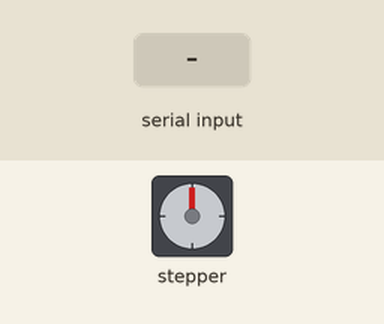
Bench run of a sketch on a simulated Arduino Uno, built with avr-gcc and run on an emulated ATmega328P. On the bench: stepper motor. The inputs (shaded band) are chosen by the test bench. Stepper angles assume 400 steps per turn; what the sketch prints to the serial monitor is not drawn.

Above: at 1.2 s.
1.3 s: byte 30 received over Serial
At 1.8 s:
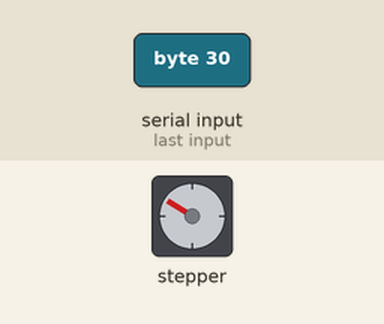
2.8 s: byte 90 received over Serial
At 4.0 s:
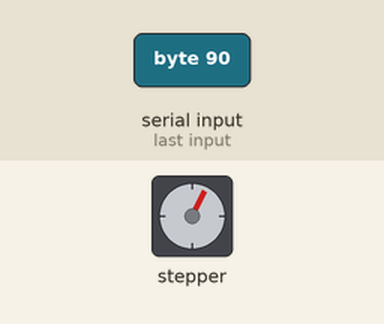
4.3 s: byte 120 received over Serial
At 5.2 s:
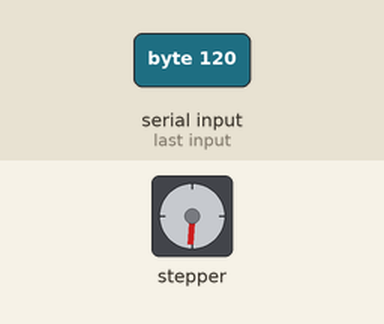
5.8 s: byte 30 received over Serial
At 6.4 s:
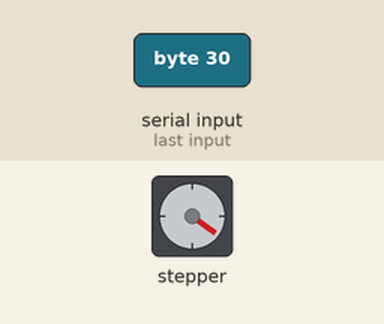
7.3 s: byte 90 received over Serial
At 8.5 s:
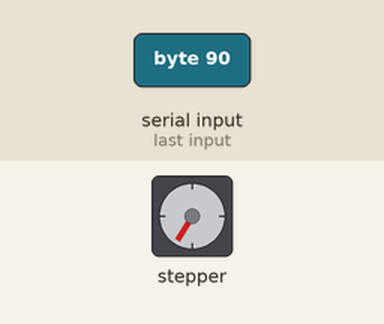
8.8 s: byte 120 received over Serial
At 9.9 s:
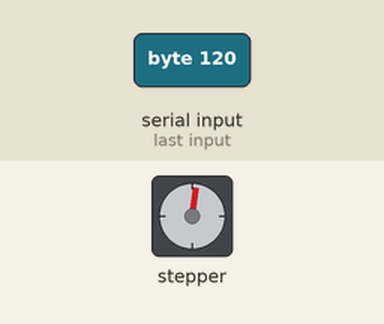
Timing chart, 0 to 11.3 s (numbered marks = the images above; inputs shaded):
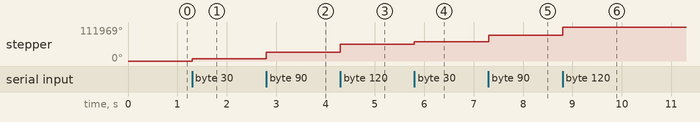

Measured:
- after the input at 1.3 s, stepper: turns 7141° clockwise, starting at once
- after the input at 2.8 s, stepper: turns 20966° clockwise, starting at once
- after the input at 4.3 s, stepper: turns 27877° clockwise, starting at once
- after the input at 5.8 s, stepper: turns 7142° clockwise, starting at once
- after the input at 7.3 s, stepper: turns 20965° clockwise, starting at once
- after the input at 8.8 s, stepper: turns 27878° clockwise, starting at once

The sketch:

CentralRotaryStepper.ino
```cpp
#include <Stepper.h>

const int stepsPerRevolution = 400;

Stepper stepper(stepsPerRevolution, 8, 9, 10, 11);

short stepCount = 0;

void setup() {
  Serial.begin(9600);
}

void loop() {
  if (Serial.available() > 0) {
    byte steps0 = Serial.read();
    byte steps1 = Serial.read();
    short steps = beToShort(steps0, steps1);
    stepCount += steps;
    stepCount = stepCount % stepsPerRevolution;
    byte stepCount0 = shortToBe0(stepCount);
    byte stepCount1 = shortToBe1(stepCount);
    Serial.write(stepCount0);
    Serial.write(stepCount1);
    stepper.step(steps);
    // read stepCount from motor if available
  }
}

/// convert big endian bytes to short and vice versa
/// TODO: not sure if arduino uses little endian and if implementation is correct
short beToShort(byte a, byte b) {
  return ((unsigned short) (a << 8)) | b;
}
byte shortToBe0(short x) {
  return (byte) (x >> 8);
}
byte shortToBe1(short x) {
  return (byte) x;
}
```
